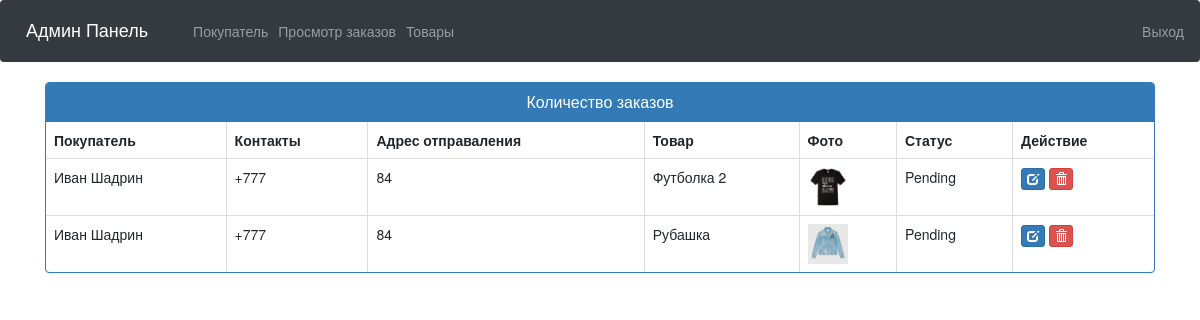
The page /admin-view-booking (signed in) on the database its author committed.
### ecom/models.py (models this page shows, shortened)
class Customer(models.Model):
    user=models.OneToOneField(User,on_delete=models.CASCADE)
    profile_pic= models.ImageField(upload_to='profile_pic/CustomerProfilePic/',null=True,blank=True)
    address = models.CharField(max_length=40)
    mobile = models.CharField(max_length=20,null=False)
    @property
    def get_name(self):
        return self.user.first_name+" "+self.user.last_name

class Orders(models.Model):
    STATUS =(
        ('Pending','Pending'),
        ('Order Confirmed','Order Confirmed'),
        ('Out for Delivery','Out for Delivery'),
        ('Delivered','Delivered'),
    )
    customer=models.ForeignKey('Customer', on_delete=models.CASCADE,null=True)
    product=models.ForeignKey('Product',on_delete=models.CASCADE,null=True)
    email = models.CharField(max_length=50,null=True)
    address = models.CharField(max_length=500,null=True)
    mobile = models.CharField(max_length=20,null=True)
    order_date= models.DateField(auto_now_add=True,null=True)
    status=models.CharField(max_length=50,null=True,choices=STATUS)

class Product(models.Model):
    name=models.CharField(max_length=40)
    product_image= models.ImageField(upload_to='product_image/',null=True,blank=True)
    price = models.PositiveIntegerField()
    description=models.CharField(max_length=40)

### ecom/views.py (the view)
# urls.py: path('admin-view-booking', views.admin_view_booking_view,name='admin-view-booking'),
@login_required(login_url='adminlogin')
def admin_view_booking_view(request):
    orders=models.Orders.objects.all()
    ordered_products=[]
    ordered_bys=[]
    for order in orders:
        ordered_product=models.Product.objects.all().filter(id=order.product.id)
        ordered_by=models.Customer.objects.all().filter(id = order.customer.id)
        ordered_products.append(ordered_product)
        ordered_bys.append(ordered_by)
    return render(request,'ecom/admin_view_booking.html',{'data':zip(ordered_products,ordered_bys,orders)})

### templates/ecom/admin_view_booking.html (shortened to what this page needs)
{% extends 'ecom/admin_base.html' %}
{% load static %}
{% block content %}
<head>
  <link href="//netdna.bootstrapcdn.com/bootstrap/3.0.0/css/bootstrap.min.css" rel="stylesheet" id="bootstrap-css">
</head>
<div class="container">
  <div class="panel panel-primary">
    <div class="panel-heading">
      <h6 class="panel-title">Количество заказов</h6>
    </div>
    <table class="table table-hover table-bordered" id="dev-table">
      <thead>
        <tr>
          <th>Покупатель</th>
          <th>Контакты</th>
          <th>Адрес отправаления</th>
          <th>Товар</th>
          <th>Фото</th>
          <th>Статус</th>
          <th>Действие</th>
        </tr>
      </thead>
      {% for product,customer,order in data %}
      <tr>
        {% for c in customer %}
        <td> {{c.get_name}}</td>
        <td>{{c.mobile}}</td>
        <td>{{order.address}}</td>
        {% endfor %}
        {% for p in product %}
        <td> {{p.name}}</td>
        <td> <img src="{% static p.product_image.url %}" alt="Profile Pic" height="40px" width="40px" /></td>
        <td>{{order.status}}</td>
        <td><a class="btn btn-primary btn-xs" href="{% url 'update-order' order.id  %}"><span class="glyphicon glyphicon-edit"></span></a>
        <a class="btn btn-danger btn-xs" href="{% url 'delete-order' order.id  %}"><span class="glyphicon glyphicon-trash"></span></a></td>
        {% endfor %}
      </tr>
      {% endfor %}
    </table>
  </div>
</div>
{% endblock content %}

### templates/ecom/admin_view_booking.html (style rules this page uses)
a:link { text-decoration: none; }
h6 { text-align: center; }

### rows shown on the page
Orders: address "84", status "Pending"
Customer: get_name "Иван Шадрин", mobile "+777"
Product: name "Футболка 2", product_image (picture)
Orders: address "84", status "Pending"
Product: name "Рубашка", product_image (picture)
